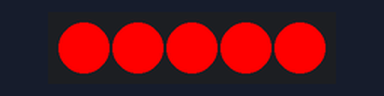
This sketch was run on a simulated ESP32. Shown: 5 RGB LEDs in strip order, left to right. Dim RGB values are drawn brighter than linear; what the sketch prints to the serial monitor is not drawn.

Above: at 0.1 s.
At 1.1 s:
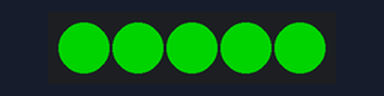
At 2.1 s:
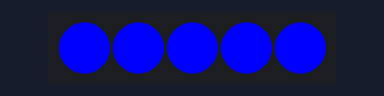
At 3.1 s:
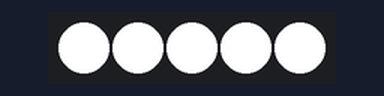
Timing chart, 0 to 40.0 s (numbered marks = the images above):
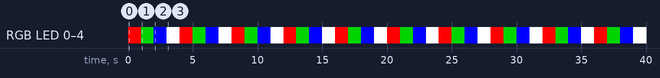

Measured:
- by itself, RGB LED 0–4: repeats every 4.0 s: RGB(0, 128, 0) 1.0 s, RGB(0, 0, 255) 1.0 s, RGB(255, 255, 255) 1.0 s, RGB(255, 0, 0) 1.0 s
- by itself, everything shown: repeats every 4.0 s, in 4 steps
- what the display in image 1 shows lasts 1.0 s, from 1.0 s to 2.0 s

The sketch:

ledtest.ino
```cpp
// WS2811 灯带最小测试（不含 BLE/WiFi/其他外设，纯点灯）
// 接线：DIN→GPIO17，灯带 VCC/GND 接好，GND 必须和板子 GND 共地
//
// 用法：烧录后灯带应红→绿→蓝→白 循环，串口同步打印
// 若完全不亮：把下面 LED_TYPE 改成 WS2812 再试
// 若颜色不对（红绿互换）：把 LED_ORDER 改成 RGB

#include <FastLED.h>

#define LED_PIN    21
#define LED_NUM    5
#define LED_TYPE   WS2811    // 试完不行就改成 WS2812
#define LED_ORDER  GRB       // 颜色不对就改成 RGB

CRGB leds[LED_NUM];

void setup() {
  Serial.begin(115200);
  FastLED.addLeds<LED_TYPE, LED_PIN, LED_ORDER>(leds, LED_NUM);
  FastLED.setBrightness(255);
  FastLED.clear(true);
  Serial.println("灯带测试开始：红→绿→蓝→白 循环");
}

void loop() {
  const CRGB colors[] = { CRGB::Red, CRGB::Green, CRGB::Blue, CRGB::White };
  const char* names[] = { "红", "绿", "蓝", "白" };
  for (int c = 0; c < 4; c++) {
    for (int i = 0; i < LED_NUM; i++) leds[i] = colors[c];
    FastLED.show();
    Serial.printf("当前: %s\n", names[c]);
    delay(1000);
  }
}
```
